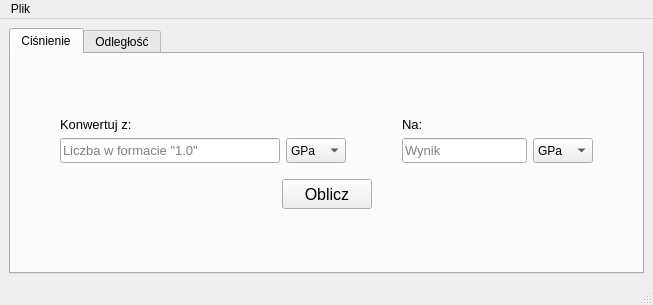
<?xml version="1.0" encoding="UTF-8"?>
<ui version="4.0">
 <class>MainWindow</class>
 <widget class="QMainWindow" name="MainWindow">
  <property name="geometry">
   <rect>
    <x>0</x>
    <y>0</y>
    <width>653</width>
    <height>305</height>
   </rect>
  </property>
  <property name="windowTitle">
   <string>Konwerter</string>
  </property>
  <widget class="QWidget" name="centralwidget">
   <layout class="QGridLayout" name="gridLayout">
    <item row="0" column="1">
     <widget class="QTabWidget" name="tabWidget">
      <property name="sizePolicy">
       <sizepolicy hsizetype="Minimum" vsizetype="Minimum">
        <horstretch>0</horstretch>
        <verstretch>0</verstretch>
       </sizepolicy>
      </property>
      <property name="currentIndex">
       <number>0</number>
      </property>
      <widget class="QWidget" name="pressTab">
       <attribute name="title">
        <string>Ciśnienie</string>
       </attribute>
       <layout class="QHBoxLayout" name="horizontalLayout_6">
        <item>
         <spacer name="horizontalSpacer">
          <property name="orientation">
           <enum>Qt::Horizontal</enum>
          </property>
          <property name="sizeType">
           <enum>QSizePolicy::MinimumExpanding</enum>
          </property>
          <property name="sizeHint" stdset="0">
           <size>
            <width>20</width>
            <height>20</height>
           </size>
          </property>
         </spacer>
        </item>
        <item>
         <layout class="QVBoxLayout" name="verticalLayout_3">
          <item>
           <spacer name="verticalSpacer">
            <property name="orientation">
             <enum>Qt::Vertical</enum>
            </property>
            <property name="sizeType">
             <enum>QSizePolicy::MinimumExpanding</enum>
            </property>
            <property name="sizeHint" stdset="0">
             <size>
              <width>20</width>
              <height>20</height>
             </size>
            </property>
           </spacer>
          </item>
          <item>
           <layout class="QHBoxLayout" name="horizontalLayout_4">
            <item>
             <layout class="QVBoxLayout" name="verticalLayout">
              <property name="sizeConstraint">
               <enum>QLayout::SetMinimumSize</enum>
              </property>
              <item>
               <widget class="QLabel" name="label_3">
                <property name="font">
                 <font>
                  <pointsize>10</pointsize>
                 </font>
                </property>
                <property name="text">
                 <string>Konwertuj z:</string>
                </property>
               </widget>
              </item>
              <item>
               <layout class="QHBoxLayout" name="horizontalLayout">
                <item>
                 <widget class="QLineEdit" name="pconvInput">
                  <property name="sizePolicy">
                   <sizepolicy hsizetype="Fixed" vsizetype="Fixed">
                    <horstretch>0</horstretch>
                    <verstretch>0</verstretch>
                   </sizepolicy>
                  </property>
                  <property name="minimumSize">
                   <size>
                    <width>220</width>
                    <height>25</height>
                   </size>
                  </property>
                  <property name="maximumSize">
                   <size>
                    <width>220</width>
                    <height>25</height>
                   </size>
                  </property>
                  <property name="font">
                   <font>
                    <pointsize>10</pointsize>
                   </font>
                  </property>
                  <property name="text">
                   <string/>
                  </property>
                  <property name="maxLength">
                   <number>30</number>
                  </property>
                  <property name="placeholderText">
                   <string>Liczba w formacie &quot;1.0&quot;</string>
                  </property>
                 </widget>
                </item>
                <item>
                 <widget class="QComboBox" name="pconvFrom">
                  <property name="sizePolicy">
                   <sizepolicy hsizetype="Fixed" vsizetype="Fixed">
                    <horstretch>0</horstretch>
                    <verstretch>0</verstretch>
                   </sizepolicy>
                  </property>
                  <property name="minimumSize">
                   <size>
                    <width>60</width>
                    <height>25</height>
                   </size>
                  </property>
                  <property name="maximumSize">
                   <size>
                    <width>60</width>
                    <height>25</height>
                   </size>
                  </property>
                  <item>
                   <property name="text">
                    <string>GPa</string>
                   </property>
                  </item>
                  <item>
                   <property name="text">
                    <string>MPa</string>
                   </property>
                  </item>
                  <item>
                   <property name="text">
                    <string>kPa</string>
                   </property>
                  </item>
                  <item>
                   <property name="text">
                    <string>hPa</string>
                   </property>
                  </item>
                  <item>
                   <property name="text">
                    <string>Pa</string>
                   </property>
                  </item>
                  <item>
                   <property name="text">
                    <string>mBar</string>
                   </property>
                  </item>
                  <item>
                   <property name="text">
                    <string>atm</string>
                   </property>
                  </item>
                 </widget>
                </item>
               </layout>
              </item>
             </layout>
            </item>
            <item>
             <spacer name="horizontalSpacer_3">
              <property name="orientation">
               <enum>Qt::Horizontal</enum>
              </property>
              <property name="sizeType">
               <enum>QSizePolicy::Fixed</enum>
              </property>
              <property name="sizeHint" stdset="0">
               <size>
                <width>50</width>
                <height>20</height>
               </size>
              </property>
             </spacer>
            </item>
            <item>
             <layout class="QVBoxLayout" name="verticalLayout_2">
              <property name="sizeConstraint">
               <enum>QLayout::SetMinimumSize</enum>
              </property>
              <item>
               <widget class="QLabel" name="label">
                <property name="font">
                 <font>
                  <pointsize>10</pointsize>
                 </font>
                </property>
                <property name="text">
                 <string>Na:</string>
                </property>
               </widget>
              </item>
              <item>
               <layout class="QHBoxLayout" name="horizontalLayout_3">
                <property name="sizeConstraint">
                 <enum>QLayout::SetMinimumSize</enum>
                </property>
                <item>
                 <widget class="QLineEdit" name="pconvOutput">
                  <property name="sizePolicy">
                   <sizepolicy hsizetype="Minimum" vsizetype="Fixed">
                    <horstretch>0</horstretch>
                    <verstretch>0</verstretch>
                   </sizepolicy>
                  </property>
                  <property name="minimumSize">
                   <size>
                    <width>50</width>
                    <height>25</height>
                   </size>
                  </property>
                  <property name="maximumSize">
                   <size>
                    <width>1080</width>
                    <height>25</height>
                   </size>
                  </property>
                  <property name="font">
                   <font>
                    <pointsize>10</pointsize>
                   </font>
                  </property>
                  <property name="text">
                   <string/>
                  </property>
                  <property name="readOnly">
                   <bool>true</bool>
                  </property>
                  <property name="placeholderText">
                   <string>Wynik</string>
                  </property>
                 </widget>
                </item>
                <item>
                 <widget class="QComboBox" name="pconvTo">
                  <property name="sizePolicy">
                   <sizepolicy hsizetype="Fixed" vsizetype="Fixed">
                    <horstretch>0</horstretch>
                    <verstretch>0</verstretch>
                   </sizepolicy>
                  </property>
                  <property name="minimumSize">
                   <size>
                    <width>60</width>
                    <height>25</height>
                   </size>
                  </property>
                  <property name="maximumSize">
                   <size>
                    <width>60</width>
                    <height>25</height>
                   </size>
                  </property>
                  <item>
                   <property name="text">
                    <string>GPa</string>
                   </property>
                  </item>
                  <item>
                   <property name="text">
                    <string>MPa</string>
                   </property>
                  </item>
                  <item>
                   <property name="text">
                    <string>kPa</string>
                   </property>
                  </item>
                  <item>
                   <property name="text">
                    <string>hPa</string>
                   </property>
                  </item>
                  <item>
                   <property name="text">
                    <string>Pa</string>
                   </property>
                  </item>
                  <item>
                   <property name="text">
                    <string>mBar</string>
                   </property>
                  </item>
                  <item>
                   <property name="text">
                    <string>atm</string>
                   </property>
                  </item>
                 </widget>
                </item>
               </layout>
              </item>
             </layout>
            </item>
           </layout>
          </item>
          <item>
           <spacer name="verticalSpacer_2">
            <property name="orientation">
             <enum>Qt::Vertical</enum>
            </property>
            <property name="sizeType">
             <enum>QSizePolicy::Fixed</enum>
            </property>
            <property name="sizeHint" stdset="0">
             <size>
              <width>10</width>
              <height>10</height>
             </size>
            </property>
           </spacer>
          </item>
          <item>
           <layout class="QHBoxLayout" name="horizontalLayout_5">
            <item>
             <spacer name="horizontalSpacer_4">
              <property name="orientation">
               <enum>Qt::Horizontal</enum>
              </property>
              <property name="sizeHint" stdset="0">
               <size>
                <width>40</width>
                <height>20</height>
               </size>
              </property>
             </spacer>
            </item>
            <item>
             <widget class="QPushButton" name="pcalcBtn">
              <property name="minimumSize">
               <size>
                <width>90</width>
                <height>30</height>
               </size>
              </property>
              <property name="maximumSize">
               <size>
                <width>90</width>
                <height>30</height>
               </size>
              </property>
              <property name="font">
               <font>
                <pointsize>12</pointsize>
               </font>
              </property>
              <property name="text">
               <string>Oblicz</string>
              </property>
             </widget>
            </item>
            <item>
             <spacer name="horizontalSpacer_9">
              <property name="orientation">
               <enum>Qt::Horizontal</enum>
              </property>
              <property name="sizeHint" stdset="0">
               <size>
                <width>40</width>
                <height>20</height>
               </size>
              </property>
             </spacer>
            </item>
           </layout>
          </item>
          <item>
           <spacer name="verticalSpacer_3">
            <property name="orientation">
             <enum>Qt::Vertical</enum>
            </property>
            <property name="sizeType">
             <enum>QSizePolicy::MinimumExpanding</enum>
            </property>
            <property name="sizeHint" stdset="0">
             <size>
              <width>20</width>
              <height>20</height>
             </size>
            </property>
           </spacer>
          </item>
         </layout>
        </item>
        <item>
         <spacer name="horizontalSpacer_2">
          <property name="orientation">
           <enum>Qt::Horizontal</enum>
          </property>
          <property name="sizeType">
           <enum>QSizePolicy::MinimumExpanding</enum>
          </property>
          <property name="sizeHint" stdset="0">
           <size>
            <width>20</width>
            <height>20</height>
           </size>
          </property>
         </spacer>
        </item>
       </layout>
      </widget>
      <widget class="QWidget" name="lenTab">
       <attribute name="title">
        <string>Odległość</string>
       </attribute>
       <layout class="QHBoxLayout" name="horizontalLayout_10">
        <item>
         <spacer name="horizontalSpacer_7">
          <property name="orientation">
           <enum>Qt::Horizontal</enum>
          </property>
          <property name="sizeType">
           <enum>QSizePolicy::MinimumExpanding</enum>
          </property>
          <property name="sizeHint" stdset="0">
           <size>
            <width>20</width>
            <height>20</height>
           </size>
          </property>
         </spacer>
        </item>
        <item>
         <layout class="QVBoxLayout" name="verticalLayout_4">
          <item>
           <spacer name="verticalSpacer_4">
            <property name="orientation">
             <enum>Qt::Vertical</enum>
            </property>
            <property name="sizeType">
             <enum>QSizePolicy::MinimumExpanding</enum>
            </property>
            <property name="sizeHint" stdset="0">
             <size>
              <width>20</width>
              <height>40</height>
             </size>
            </property>
           </spacer>
          </item>
          <item>
           <layout class="QHBoxLayout" name="horizontalLayout_7">
            <item>
             <layout class="QVBoxLayout" name="verticalLayout_5">
              <property name="sizeConstraint">
               <enum>QLayout::SetMinimumSize</enum>
              </property>
              <item>
               <widget class="QLabel" name="label_4">
                <property name="font">
                 <font>
                  <pointsize>10</pointsize>
                 </font>
                </property>
                <property name="text">
                 <string>Konwertuj z:</string>
                </property>
               </widget>
              </item>
              <item>
               <layout class="QHBoxLayout" name="horizontalLayout_2">
                <item>
                 <widget class="QLineEdit" name="lconvInput">
                  <property name="sizePolicy">
                   <sizepolicy hsizetype="Fixed" vsizetype="Fixed">
                    <horstretch>0</horstretch>
                    <verstretch>0</verstretch>
                   </sizepolicy>
                  </property>
                  <property name="minimumSize">
                   <size>
                    <width>220</width>
                    <height>25</height>
                   </size>
                  </property>
                  <property name="maximumSize">
                   <size>
                    <width>220</width>
                    <height>25</height>
                   </size>
                  </property>
                  <property name="font">
                   <font>
                    <pointsize>10</pointsize>
                   </font>
                  </property>
                  <property name="text">
                   <string/>
                  </property>
                  <property name="maxLength">
                   <number>30</number>
                  </property>
                  <property name="placeholderText">
                   <string>Liczba w formacie &quot;1.0&quot;</string>
                  </property>
                 </widget>
                </item>
                <item>
                 <widget class="QComboBox" name="lconvFrom">
                  <property name="sizePolicy">
                   <sizepolicy hsizetype="Fixed" vsizetype="Fixed">
                    <horstretch>0</horstretch>
                    <verstretch>0</verstretch>
                   </sizepolicy>
                  </property>
                  <property name="minimumSize">
                   <size>
                    <width>60</width>
                    <height>25</height>
                   </size>
                  </property>
                  <property name="maximumSize">
                   <size>
                    <width>60</width>
                    <height>25</height>
                   </size>
                  </property>
                  <item>
                   <property name="text">
                    <string>km</string>
                   </property>
                  </item>
                  <item>
                   <property name="text">
                    <string>m</string>
                   </property>
                  </item>
                  <item>
                   <property name="text">
                    <string>dm</string>
                   </property>
                  </item>
                  <item>
                   <property name="text">
                    <string>cm</string>
                   </property>
                  </item>
                  <item>
                   <property name="text">
                    <string>mm</string>
                   </property>
                  </item>
                  <item>
                   <property name="text">
                    <string>in</string>
                   </property>
                  </item>
                  <item>
                   <property name="text">
                    <string>ft</string>
                   </property>
                  </item>
                  <item>
                   <property name="text">
                    <string>yd</string>
                   </property>
                  </item>
                  <item>
                   <property name="text">
                    <string>mi</string>
                   </property>
                  </item>
                  <item>
                   <property name="text">
                    <string>liga</string>
                   </property>
                  </item>
                 </widget>
                </item>
               </layout>
              </item>
             </layout>
            </item>
            <item>
             <spacer name="horizontalSpacer_5">
              <property name="orientation">
               <enum>Qt::Horizontal</enum>
              </property>
              <property name="sizeType">
               <enum>QSizePolicy::Fixed</enum>
              </property>
              <property name="sizeHint" stdset="0">
               <size>
                <width>50</width>
                <height>20</height>
               </size>
              </property>
             </spacer>
            </item>
            <item>
             <layout class="QVBoxLayout" name="verticalLayout_6">
              <property name="sizeConstraint">
               <enum>QLayout::SetMinimumSize</enum>
              </property>
              <item>
               <widget class="QLabel" name="label_2">
                <property name="font">
                 <font>
                  <pointsize>10</pointsize>
                 </font>
                </property>
                <property name="text">
                 <string>Na:</string>
                </property>
               </widget>
              </item>
              <item>
               <layout class="QHBoxLayout" name="horizontalLayout_8">
                <property name="sizeConstraint">
                 <enum>QLayout::SetMinimumSize</enum>
                </property>
                <item>
                 <widget class="QLineEdit" name="lconvOutput">
                  <property name="minimumSize">
                   <size>
                    <width>50</width>
                    <height>25</height>
                   </size>
                  </property>
                  <property name="maximumSize">
                   <size>
                    <width>1080</width>
                    <height>25</height>
                   </size>
                  </property>
                  <property name="font">
                   <font>
                    <pointsize>10</pointsize>
                   </font>
                  </property>
                  <property name="readOnly">
                   <bool>true</bool>
                  </property>
                  <property name="placeholderText">
                   <string>Wynik</string>
                  </property>
                 </widget>
                </item>
                <item>
                 <widget class="QComboBox" name="lconvTo">
                  <property name="sizePolicy">
                   <sizepolicy hsizetype="Fixed" vsizetype="Fixed">
                    <horstretch>0</horstretch>
                    <verstretch>0</verstretch>
                   </sizepolicy>
                  </property>
                  <property name="minimumSize">
                   <size>
                    <width>60</width>
                    <height>25</height>
                   </size>
                  </property>
                  <property name="maximumSize">
                   <size>
                    <width>60</width>
                    <height>25</height>
                   </size>
                  </property>
                  <item>
                   <property name="text">
                    <string>km</string>
                   </property>
                  </item>
                  <item>
                   <property name="text">
                    <string>m</string>
                   </property>
                  </item>
                  <item>
                   <property name="text">
                    <string>dm</string>
                   </property>
                  </item>
                  <item>
                   <property name="text">
                    <string>cm</string>
                   </property>
                  </item>
                  <item>
                   <property name="text">
                    <string>mm</string>
                   </property>
                  </item>
                  <item>
                   <property name="text">
                    <string>in</string>
                   </property>
                  </item>
                  <item>
                   <property name="text">
                    <string>ft</string>
                   </property>
                  </item>
                  <item>
                   <property name="text">
                    <string>yd</string>
                   </property>
                  </item>
                  <item>
                   <property name="text">
                    <string>mi</string>
                   </property>
                  </item>
                  <item>
                   <property name="text">
                    <string>liga</string>
                   </property>
                  </item>
                 </widget>
                </item>
               </layout>
              </item>
             </layout>
            </item>
           </layout>
          </item>
          <item>
           <spacer name="verticalSpacer_5">
            <property name="orientation">
             <enum>Qt::Vertical</enum>
            </property>
            <property name="sizeType">
             <enum>QSizePolicy::Fixed</enum>
            </property>
            <property name="sizeHint" stdset="0">
             <size>
              <width>10</width>
              <height>10</height>
             </size>
            </property>
           </spacer>
          </item>
          <item>
           <layout class="QHBoxLayout" name="horizontalLayout_9">
            <item>
             <spacer name="horizontalSpacer_6">
              <property name="orientation">
               <enum>Qt::Horizontal</enum>
              </property>
              <property name="sizeType">
               <enum>QSizePolicy::Expanding</enum>
              </property>
              <property name="sizeHint" stdset="0">
               <size>
                <width>40</width>
                <height>20</height>
               </size>
              </property>
             </spacer>
            </item>
            <item>
             <widget class="QPushButton" name="lcalcBtn">
              <property name="sizePolicy">
               <sizepolicy hsizetype="Fixed" vsizetype="Fixed">
                <horstretch>0</horstretch>
                <verstretch>0</verstretch>
               </sizepolicy>
              </property>
              <property name="minimumSize">
               <size>
                <width>90</width>
                <height>30</height>
               </size>
              </property>
              <property name="maximumSize">
               <size>
                <width>90</width>
                <height>30</height>
               </size>
              </property>
              <property name="font">
               <font>
                <pointsize>12</pointsize>
               </font>
              </property>
              <property name="text">
               <string>Oblicz</string>
              </property>
             </widget>
            </item>
            <item>
             <spacer name="horizontalSpacer_10">
              <property name="orientation">
               <enum>Qt::Horizontal</enum>
              </property>
              <property name="sizeHint" stdset="0">
               <size>
                <width>40</width>
                <height>20</height>
               </size>
              </property>
             </spacer>
            </item>
           </layout>
          </item>
          <item>
           <spacer name="verticalSpacer_6">
            <property name="orientation">
             <enum>Qt::Vertical</enum>
            </property>
            <property name="sizeType">
             <enum>QSizePolicy::MinimumExpanding</enum>
            </property>
            <property name="sizeHint" stdset="0">
             <size>
              <width>20</width>
              <height>40</height>
             </size>
            </property>
           </spacer>
          </item>
         </layout>
        </item>
        <item>
         <spacer name="horizontalSpacer_8">
          <property name="orientation">
           <enum>Qt::Horizontal</enum>
          </property>
          <property name="sizeType">
           <enum>QSizePolicy::MinimumExpanding</enum>
          </property>
          <property name="sizeHint" stdset="0">
           <size>
            <width>20</width>
            <height>20</height>
           </size>
          </property>
         </spacer>
        </item>
       </layout>
      </widget>
     </widget>
    </item>
   </layout>
  </widget>
  <widget class="QMenuBar" name="menubar">
   <property name="geometry">
    <rect>
     <x>0</x>
     <y>0</y>
     <width>653</width>
     <height>21</height>
    </rect>
   </property>
   <widget class="QMenu" name="menuPlik">
    <property name="title">
     <string>Plik</string>
    </property>
    <addaction name="showInfo"/>
    <addaction name="separator"/>
    <addaction name="actionQuit"/>
   </widget>
   <addaction name="menuPlik"/>
  </widget>
  <widget class="QStatusBar" name="statusbar"/>
  <action name="showInfo">
   <property name="text">
    <string>Info</string>
   </property>
  </action>
  <action name="actionQuit">
   <property name="text">
    <string>Wyjdź</string>
   </property>
  </action>
 </widget>
 <tabstops>
  <tabstop>tabWidget</tabstop>
  <tabstop>pconvInput</tabstop>
  <tabstop>pconvFrom</tabstop>
  <tabstop>pconvOutput</tabstop>
  <tabstop>pconvTo</tabstop>
  <tabstop>pcalcBtn</tabstop>
  <tabstop>lconvInput</tabstop>
  <tabstop>lconvFrom</tabstop>
  <tabstop>lconvOutput</tabstop>
  <tabstop>lconvTo</tabstop>
  <tabstop>lcalcBtn</tabstop>
 </tabstops>
 <resources/>
 <connections>
  <connection>
   <sender>actionQuit</sender>
   <signal>triggered()</signal>
   <receiver>MainWindow</receiver>
   <slot>close()</slot>
   <hints>
    <hint type="sourcelabel">
     <x>-1</x>
     <y>-1</y>
    </hint>
    <hint type="destinationlabel">
     <x>252</x>
     <y>104</y>
    </hint>
   </hints>
  </connection>
 </connections>
</ui>
